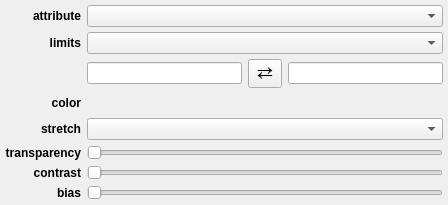
<?xml version="1.0" encoding="UTF-8"?>
<ui version="4.0">
 <class>Form</class>
 <widget class="QWidget" name="Form">
  <property name="geometry">
   <rect>
    <x>0</x>
    <y>0</y>
    <width>448</width>
    <height>205</height>
   </rect>
  </property>
  <property name="windowTitle">
   <string>Form</string>
  </property>
  <layout class="QGridLayout" name="gridLayout">
   <property name="verticalSpacing">
    <number>5</number>
   </property>
   <property name="margin">
    <number>5</number>
   </property>
   <item row="8" column="1" colspan="3">
    <widget class="QSlider" name="value_alpha">
     <property name="maximum">
      <number>100</number>
     </property>
     <property name="orientation">
      <enum>Qt::Horizontal</enum>
     </property>
    </widget>
   </item>
   <item row="9" column="1" colspan="3">
    <widget class="QSlider" name="value_contrast">
     <property name="orientation">
      <enum>Qt::Horizontal</enum>
     </property>
    </widget>
   </item>
   <item row="3" column="1">
    <widget class="QLineEdit" name="valuetext_v_min"/>
   </item>
   <item row="10" column="0">
    <widget class="QLabel" name="label_6">
     <property name="font">
      <font>
       <weight>75</weight>
       <bold>true</bold>
      </font>
     </property>
     <property name="text">
      <string>bias</string>
     </property>
     <property name="alignment">
      <set>Qt::AlignRight|Qt::AlignTrailing|Qt::AlignVCenter</set>
     </property>
    </widget>
   </item>
   <item row="10" column="1" colspan="3">
    <widget class="QSlider" name="value_bias">
     <property name="orientation">
      <enum>Qt::Horizontal</enum>
     </property>
    </widget>
   </item>
   <item row="3" column="3">
    <widget class="QLineEdit" name="valuetext_v_max"/>
   </item>
   <item row="0" column="1" colspan="3">
    <widget class="QComboBox" name="combodata_attribute"/>
   </item>
   <item row="1" column="1" colspan="3">
    <widget class="QComboBox" name="combodata_percentile"/>
   </item>
   <item row="3" column="2">
    <widget class="QToolButton" name="button_flip_limits">
     <property name="font">
      <font>
       <pointsize>14</pointsize>
      </font>
     </property>
     <property name="styleSheet">
      <string notr="true">padding: 0px</string>
     </property>
     <property name="text">
      <string>⇄</string>
     </property>
    </widget>
   </item>
   <item row="6" column="0">
    <widget class="QLabel" name="label">
     <property name="font">
      <font>
       <weight>75</weight>
       <bold>true</bold>
      </font>
     </property>
     <property name="text">
      <string>color</string>
     </property>
     <property name="alignment">
      <set>Qt::AlignRight|Qt::AlignTrailing|Qt::AlignVCenter</set>
     </property>
    </widget>
   </item>
   <item row="6" column="1" colspan="3">
    <widget class="QColorBox" name="color_color">
     <property name="sizePolicy">
      <sizepolicy hsizetype="Preferred" vsizetype="Minimum">
       <horstretch>0</horstretch>
       <verstretch>0</verstretch>
      </sizepolicy>
     </property>
     <property name="text">
      <string/>
     </property>
    </widget>
   </item>
   <item row="0" column="0">
    <widget class="QLabel" name="label_3">
     <property name="font">
      <font>
       <weight>75</weight>
       <bold>true</bold>
      </font>
     </property>
     <property name="text">
      <string>attribute</string>
     </property>
     <property name="alignment">
      <set>Qt::AlignRight|Qt::AlignTrailing|Qt::AlignVCenter</set>
     </property>
    </widget>
   </item>
   <item row="9" column="0">
    <widget class="QLabel" name="label_5">
     <property name="font">
      <font>
       <weight>75</weight>
       <bold>true</bold>
      </font>
     </property>
     <property name="text">
      <string>contrast</string>
     </property>
     <property name="alignment">
      <set>Qt::AlignRight|Qt::AlignTrailing|Qt::AlignVCenter</set>
     </property>
    </widget>
   </item>
   <item row="8" column="0">
    <widget class="QLabel" name="label_4">
     <property name="font">
      <font>
       <weight>75</weight>
       <bold>true</bold>
      </font>
     </property>
     <property name="text">
      <string>transparency</string>
     </property>
     <property name="alignment">
      <set>Qt::AlignRight|Qt::AlignTrailing|Qt::AlignVCenter</set>
     </property>
    </widget>
   </item>
   <item row="1" column="0">
    <widget class="QLabel" name="label_2">
     <property name="font">
      <font>
       <weight>75</weight>
       <bold>true</bold>
      </font>
     </property>
     <property name="text">
      <string>limits</string>
     </property>
     <property name="alignment">
      <set>Qt::AlignRight|Qt::AlignTrailing|Qt::AlignVCenter</set>
     </property>
    </widget>
   </item>
   <item row="7" column="0">
    <widget class="QLabel" name="label_7">
     <property name="font">
      <font>
       <weight>75</weight>
       <bold>true</bold>
      </font>
     </property>
     <property name="text">
      <string>stretch</string>
     </property>
     <property name="alignment">
      <set>Qt::AlignRight|Qt::AlignTrailing|Qt::AlignVCenter</set>
     </property>
    </widget>
   </item>
   <item row="7" column="1" colspan="3">
    <widget class="QComboBox" name="comboBox"/>
   </item>
  </layout>
 </widget>
 <customwidgets>
  <customwidget>
   <class>QColorBox</class>
   <extends>QLabel</extends>
   <header>glue.utils.qt.colors</header>
  </customwidget>
 </customwidgets>
 <resources/>
 <connections/>
</ui>
